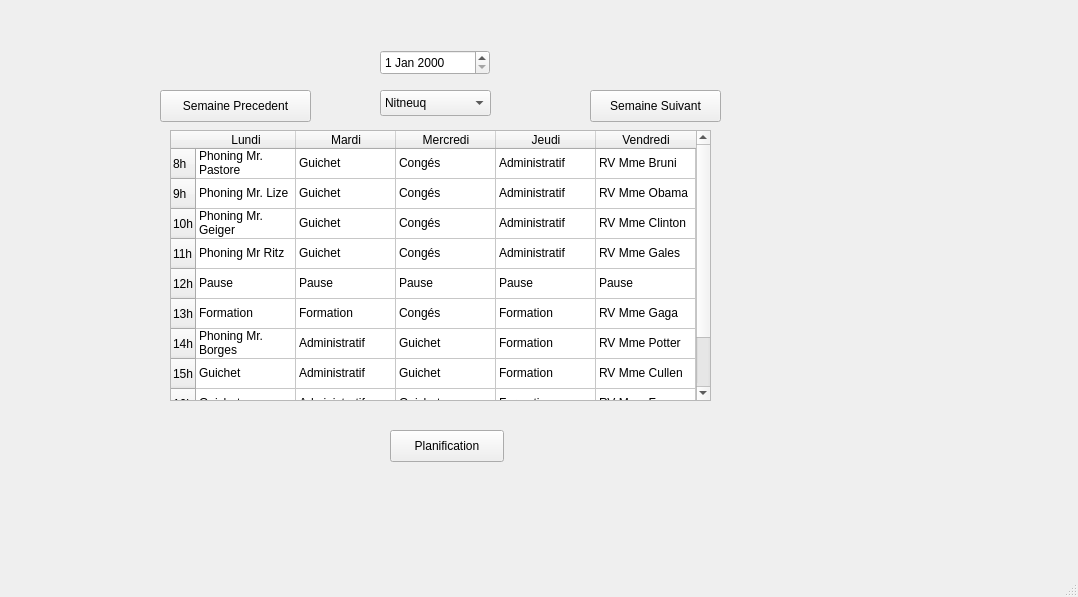
<?xml version="1.0" encoding="UTF-8"?>
<ui version="4.0">
 <class>MainWindow</class>
 <widget class="QMainWindow" name="MainWindow">
  <property name="geometry">
   <rect>
    <x>0</x>
    <y>0</y>
    <width>1078</width>
    <height>597</height>
   </rect>
  </property>
  <property name="windowTitle">
   <string>MainWindow</string>
  </property>
  <widget class="QWidget" name="centralwidget">
   <widget class="QTableWidget" name="tableWidget">
    <property name="geometry">
     <rect>
      <x>170</x>
      <y>130</y>
      <width>541</width>
      <height>271</height>
     </rect>
    </property>
    <row>
     <property name="text">
      <string>8h</string>
     </property>
    </row>
    <row>
     <property name="text">
      <string>9h</string>
     </property>
    </row>
    <row>
     <property name="text">
      <string>10h</string>
     </property>
    </row>
    <row>
     <property name="text">
      <string>11h</string>
     </property>
    </row>
    <row>
     <property name="text">
      <string>12h</string>
     </property>
    </row>
    <row>
     <property name="text">
      <string>13h</string>
     </property>
    </row>
    <row>
     <property name="text">
      <string>14h</string>
     </property>
    </row>
    <row>
     <property name="text">
      <string>15h</string>
     </property>
    </row>
    <row>
     <property name="text">
      <string>16h</string>
     </property>
    </row>
    <row>
     <property name="text">
      <string>17h</string>
     </property>
    </row>
    <column>
     <property name="text">
      <string>Lundi</string>
     </property>
    </column>
    <column>
     <property name="text">
      <string>Mardi</string>
     </property>
    </column>
    <column>
     <property name="text">
      <string>Mercredi</string>
     </property>
    </column>
    <column>
     <property name="text">
      <string>Jeudi</string>
     </property>
    </column>
    <column>
     <property name="text">
      <string>Vendredi</string>
     </property>
    </column>
    <item row="0" column="0">
     <property name="text">
      <string>Phoning Mr. Pastore</string>
     </property>
    </item>
    <item row="0" column="1">
     <property name="text">
      <string>Guichet</string>
     </property>
    </item>
    <item row="0" column="2">
     <property name="text">
      <string>Congés</string>
     </property>
    </item>
    <item row="0" column="3">
     <property name="text">
      <string>Administratif</string>
     </property>
    </item>
    <item row="0" column="4">
     <property name="text">
      <string>RV Mme Bruni</string>
     </property>
    </item>
    <item row="1" column="0">
     <property name="text">
      <string>Phoning Mr. Lize</string>
     </property>
    </item>
    <item row="1" column="1">
     <property name="text">
      <string>Guichet</string>
     </property>
    </item>
    <item row="1" column="2">
     <property name="text">
      <string>Congés</string>
     </property>
    </item>
    <item row="1" column="3">
     <property name="text">
      <string>Administratif</string>
     </property>
    </item>
    <item row="1" column="4">
     <property name="text">
      <string>RV Mme Obama</string>
     </property>
    </item>
    <item row="2" column="0">
     <property name="text">
      <string>Phoning Mr. Geiger</string>
     </property>
    </item>
    <item row="2" column="1">
     <property name="text">
      <string>Guichet</string>
     </property>
    </item>
    <item row="2" column="2">
     <property name="text">
      <string>Congés</string>
     </property>
    </item>
    <item row="2" column="3">
     <property name="text">
      <string>Administratif</string>
     </property>
    </item>
    <item row="2" column="4">
     <property name="text">
      <string>RV Mme Clinton</string>
     </property>
    </item>
    <item row="3" column="0">
     <property name="text">
      <string>Phoning Mr Ritz</string>
     </property>
    </item>
    <item row="3" column="1">
     <property name="text">
      <string>Guichet</string>
     </property>
    </item>
    <item row="3" column="2">
     <property name="text">
      <string>Congés</string>
     </property>
    </item>
    <item row="3" column="3">
     <property name="text">
      <string>Administratif</string>
     </property>
    </item>
    <item row="3" column="4">
     <property name="text">
      <string>RV Mme Gales</string>
     </property>
    </item>
    <item row="4" column="0">
     <property name="text">
      <string>Pause</string>
     </property>
    </item>
    <item row="4" column="1">
     <property name="text">
      <string>Pause</string>
     </property>
    </item>
    <item row="4" column="2">
     <property name="text">
      <string>Pause</string>
     </property>
    </item>
    <item row="4" column="3">
     <property name="text">
      <string>Pause</string>
     </property>
    </item>
    <item row="4" column="4">
     <property name="text">
      <string>Pause</string>
     </property>
    </item>
    <item row="5" column="0">
     <property name="text">
      <string>Formation</string>
     </property>
    </item>
    <item row="5" column="1">
     <property name="text">
      <string>Formation</string>
     </property>
    </item>
    <item row="5" column="2">
     <property name="text">
      <string>Congés</string>
     </property>
    </item>
    <item row="5" column="3">
     <property name="text">
      <string>Formation</string>
     </property>
    </item>
    <item row="5" column="4">
     <property name="text">
      <string>RV Mme Gaga</string>
     </property>
    </item>
    <item row="6" column="0">
     <property name="text">
      <string>Phoning Mr. Borges</string>
     </property>
    </item>
    <item row="6" column="1">
     <property name="text">
      <string>Administratif</string>
     </property>
    </item>
    <item row="6" column="2">
     <property name="text">
      <string>Guichet</string>
     </property>
    </item>
    <item row="6" column="3">
     <property name="text">
      <string>Formation</string>
     </property>
    </item>
    <item row="6" column="4">
     <property name="text">
      <string>RV Mme Potter</string>
     </property>
    </item>
    <item row="7" column="0">
     <property name="text">
      <string>Guichet</string>
     </property>
    </item>
    <item row="7" column="1">
     <property name="text">
      <string>Administratif</string>
     </property>
    </item>
    <item row="7" column="2">
     <property name="text">
      <string>Guichet</string>
     </property>
    </item>
    <item row="7" column="3">
     <property name="text">
      <string>Formation</string>
     </property>
    </item>
    <item row="7" column="4">
     <property name="text">
      <string>RV Mme Cullen</string>
     </property>
    </item>
    <item row="8" column="0">
     <property name="text">
      <string>Guichet</string>
     </property>
    </item>
    <item row="8" column="1">
     <property name="text">
      <string>Administratif</string>
     </property>
    </item>
    <item row="8" column="2">
     <property name="text">
      <string>Guichet</string>
     </property>
    </item>
    <item row="8" column="3">
     <property name="text">
      <string>Formation</string>
     </property>
    </item>
    <item row="8" column="4">
     <property name="text">
      <string>RV Mme Fox</string>
     </property>
    </item>
    <item row="9" column="0">
     <property name="text">
      <string>Guichet</string>
     </property>
    </item>
    <item row="9" column="1">
     <property name="text">
      <string>Administratif</string>
     </property>
    </item>
    <item row="9" column="2">
     <property name="text">
      <string>Guichet</string>
     </property>
    </item>
    <item row="9" column="3">
     <property name="text">
      <string>Formation</string>
     </property>
    </item>
    <item row="9" column="4">
     <property name="text">
      <string>RV Mme Fox</string>
     </property>
    </item>
   </widget>
   <widget class="QPushButton" name="pushButton">
    <property name="geometry">
     <rect>
      <x>590</x>
      <y>90</y>
      <width>131</width>
      <height>32</height>
     </rect>
    </property>
    <property name="text">
     <string>Semaine Suivant</string>
    </property>
   </widget>
   <widget class="QPushButton" name="pushButton_2">
    <property name="geometry">
     <rect>
      <x>160</x>
      <y>90</y>
      <width>151</width>
      <height>32</height>
     </rect>
    </property>
    <property name="text">
     <string>Semaine Precedent</string>
    </property>
   </widget>
   <widget class="QDateEdit" name="dateEdit">
    <property name="geometry">
     <rect>
      <x>380</x>
      <y>50</y>
      <width>110</width>
      <height>25</height>
     </rect>
    </property>
   </widget>
   <widget class="QComboBox" name="comboBox">
    <property name="geometry">
     <rect>
      <x>380</x>
      <y>90</y>
      <width>111</width>
      <height>26</height>
     </rect>
    </property>
    <item>
     <property name="text">
      <string>Nitneuq</string>
     </property>
    </item>
    <item>
     <property name="text">
      <string>Nerak</string>
     </property>
    </item>
    <item>
     <property name="text">
      <string>Tnemelc</string>
     </property>
    </item>
    <item>
     <property name="text">
      <string>Oguh</string>
     </property>
    </item>
   </widget>
   <widget class="QPushButton" name="pushButton_3">
    <property name="geometry">
     <rect>
      <x>390</x>
      <y>430</y>
      <width>114</width>
      <height>32</height>
     </rect>
    </property>
    <property name="text">
     <string>Planification</string>
    </property>
   </widget>
  </widget>
  <widget class="QMenuBar" name="menubar">
   <property name="geometry">
    <rect>
     <x>0</x>
     <y>0</y>
     <width>1078</width>
     <height>22</height>
    </rect>
   </property>
  </widget>
  <widget class="QStatusBar" name="statusbar"/>
 </widget>
 <resources/>
 <connections/>
</ui>
